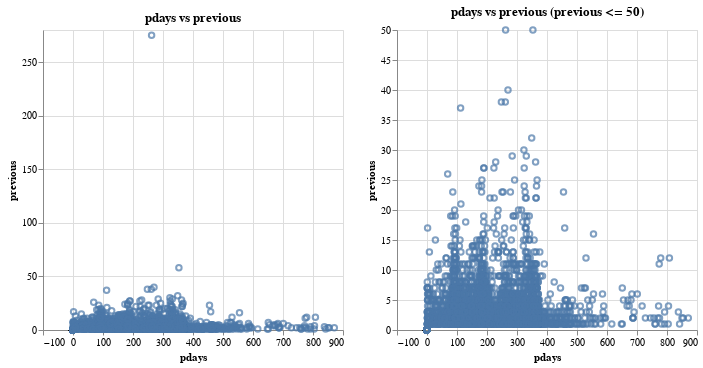

Notebook cell for this chart:
### Code cell
# checking for correlation between pdays and previous
# FIXME: there is no linear relationship here
pdays_prev = alt.Chart(train_df, title="pdays vs previous").mark_point().encode(
    x="pdays",
    y="previous"
)

pdays_prev_clamped = alt.Chart(train_df, title="pdays vs previous (previous <= 50)").mark_point().encode(
    x="pdays",
    y=alt.Y("previous").scale(domain=(0, 50), clamp=True)
)

pdays_prev | pdays_prev_clamped

### Figure 1 — Vega specification as saved in the notebook (floating-point values rounded to 4 significant figures; data arrays with more than 128 entries replaced by an {"elided": "..."} marker saying what was removed)
{"$schema": "https://vega.github.io/schema/vega/v5.json", "data": [{"name": "source_0"}, {"name": "data_0", "values": {"elided": "33908 records"}}, {"name": "data_1", "values": {"elided": "33908 records"}}, {"name": "data_0_concat_0_x_domain_pdays", "values": [{"min": -1, "max": 871}]}, {"name": "data_0_concat_0_y_domain_previous", "values": [{"min": 0, "max": 275}]}, {"name": "data_1_concat_1_x_domain_pdays", "values": [{"min": -1, "max": 871}]}], "signals": [{"name": "childWidth", "value": 300}], "marks": [{"type": "group", "name": "concat_0_group", "encode": {"update": {"width": {"signal": "childWidth"}, "height": {"signal": "height"}}}, "marks": [{"type": "symbol", "name": "concat_0_marks", "from": {"data": "data_0"}, "encode": {"update": {"fill": {"value": "transparent"}, "description": {"signal": "\"pdays: \" + (format(datum[\"pdays\"], \"\")) + \"; previous: \" + (format(datum[\"previous\"], \"\"))"}, "x": {"field": "pdays", "scale": "concat_0_x"}, "stroke": {"value": "#4c78a8"}, "y": {"field": "previous", "scale": "concat_0_y"}, "opacity": {"value": 0.7}, "ariaRoleDescription": {"value": "point"}}}, "style": ["point"]}], "axes": [{"scale": "concat_0_x", "aria": false, "zindex": 0, "orient": "bottom", "tickCount": {"signal": "ceil(childWidth/40)"}, "maxExtent": 0, "minExtent": 0, "grid": true, "gridScale": "concat_0_y", "domain": false, "labels": false, "ticks": false}, {"scale": "concat_0_y", "zindex": 0, "gridScale": "concat_0_x", "ticks": false, "domain": false, "aria": false, "orient": "left", "tickCount": {"signal": "ceil(height/40)"}, "maxExtent": 0, "grid": true, "labels": false, "minExtent": 0}, {"scale": "concat_0_x", "grid": false, "orient": "bottom", "title": "pdays", "labelFlush": true, "labelOverlap": true, "tickCount": {"signal": "ceil(childWidth/40)"}, "zindex": 0}, {"scale": "concat_0_y", "grid": false, "tickCount": {"signal": "ceil(height/40)"}, "zindex": 0, "orient": "left", "title": "previous", "labelOverlap": true}], "title": {"text": "pdays vs previous", "frame": "group"}, "style": "cell"}, {"type": "group", "name": "concat_1_group", "encode": {"update": {"width": {"signal": "childWidth"}, "height": {"signal": "height"}}}, "marks": [{"type": "symbol", "name": "concat_1_marks", "from": {"data": "data_1"}, "encode": {"update": {"fill": {"value": "transparent"}, "ariaRoleDescription": {"value": "point"}, "description": {"signal": "\"pdays: \" + (format(datum[\"pdays\"], \"\")) + \"; previous: \" + (format(datum[\"previous\"], \"\"))"}, "stroke": {"value": "#4c78a8"}, "y": {"field": "previous", "scale": "concat_1_y"}, "opacity": {"value": 0.7}, "x": {"field": "pdays", "scale": "concat_1_x"}}}, "style": ["point"]}], "axes": [{"scale": "concat_1_x", "tickCount": {"signal": "ceil(childWidth/40)"}, "orient": "bottom", "minExtent": 0, "zindex": 0, "domain": false, "maxExtent": 0, "gridScale": "concat_1_y", "ticks": false, "grid": true, "labels": false, "aria": false}, {"scale": "concat_1_y", "tickCount": {"signal": "ceil(height/40)"}, "domain": false, "aria": false, "grid": true, "labels": false, "maxExtent": 0, "gridScale": "concat_1_x", "minExtent": 0, "orient": "left", "zindex": 0, "ticks": false}, {"scale": "concat_1_x", "labelFlush": true, "tickCount": {"signal": "ceil(childWidth/40)"}, "labelOverlap": true, "zindex": 0, "orient": "bottom", "grid": false, "title": "pdays"}, {"scale": "concat_1_y", "orient": "left", "labelOverlap": true, "zindex": 0, "tickCount": {"signal": "ceil(height/40)"}, "title": "previous", "grid": false}], "title": {"text": "pdays vs previous (previous <= 50)", "frame": "group"}, "style": "cell"}], "scales": [{"name": "concat_0_x", "type": "linear", "domain": [{"signal": "(data(\"data_0_concat_0_x_domain_pdays\")[0] || {}).min"}, {"signal": "(data(\"data_0_concat_0_x_domain_pdays\")[0] || {}).max"}], "range": [0, {"signal": "childWidth"}], "zero": true, "nice": true}, {"name": "concat_0_y", "type": "linear", "domain": [{"signal": "(data(\"data_0_concat_0_y_domain_previous\")[0] || {}).min"}, {"signal": "(data(\"data_0_concat_0_y_domain_previous\")[0] || {}).max"}], "range": [{"signal": "height"}, 0], "nice": true, "zero": true}, {"name": "concat_1_x", "type": "linear", "domain": [{"signal": "(data(\"data_1_concat_1_x_domain_pdays\")[0] || {}).min"}, {"signal": "(data(\"data_1_concat_1_x_domain_pdays\")[0] || {}).max"}], "range": [0, {"signal": "childWidth"}], "nice": true, "zero": true}, {"name": "concat_1_y", "type": "linear", "domain": [0, 50], "range": [{"signal": "height"}, 0], "zero": true, "clamp": true}], "background": "white", "padding": 5, "height": 300, "layout": {"padding": 20, "bounds": "full", "align": "each"}}
